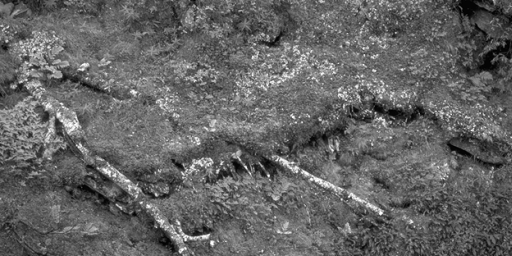
#> input picture new_project/1.tiff, 512 x 256 px, found by its file name
$ python small_project_template.py
#> lines starting #> are read from the running program, lines starting #| are printed output that depends on the picture
import numpy as np
import matplotlib.pyplot as plt
from sklearn.feature_extraction.text import TfidfVectorizer
# image data
X = plt.imread('1.tiff')
#> X is the input picture: shape (256, 512); min 0, max 255, mean 100.3
w = 50
W_array = np.zeros((1300,w**2))
for i in range(100):
    W = X[i:i+w,i:i+w].flatten()
    W_array[i] = W
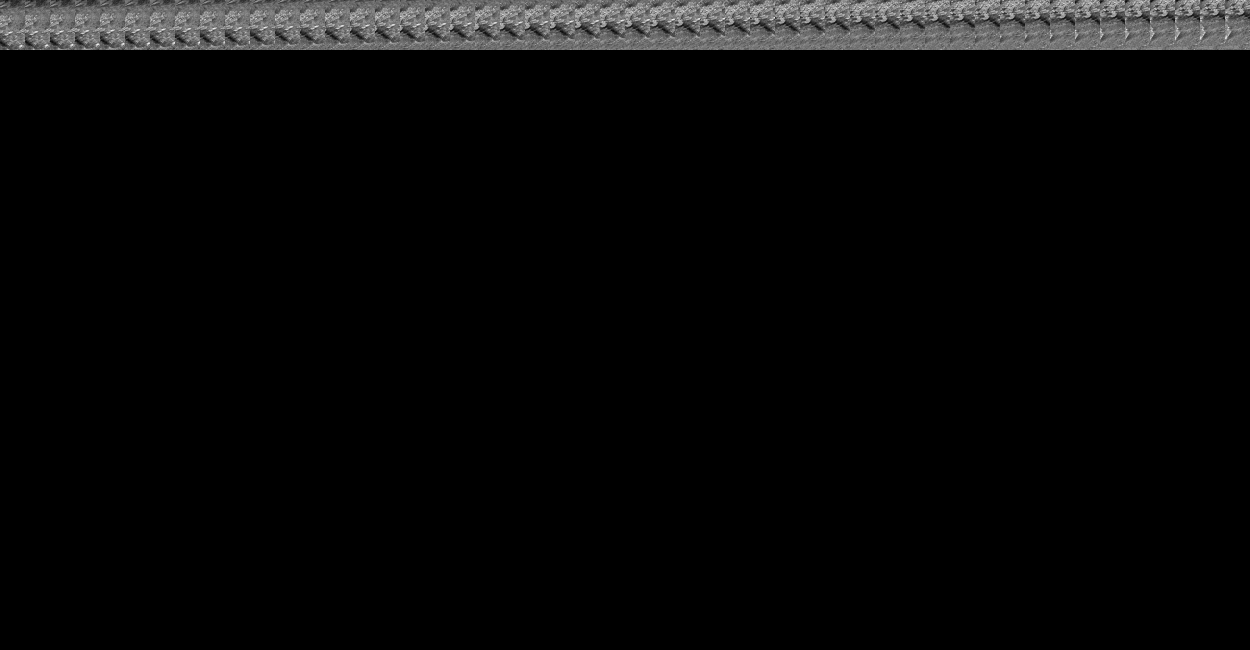
#> W_array: shape (1300, 2500) float64 (shown at 1/2 size); min 0, max 255, mean 8.6

W_array = np.transpose(W_array)
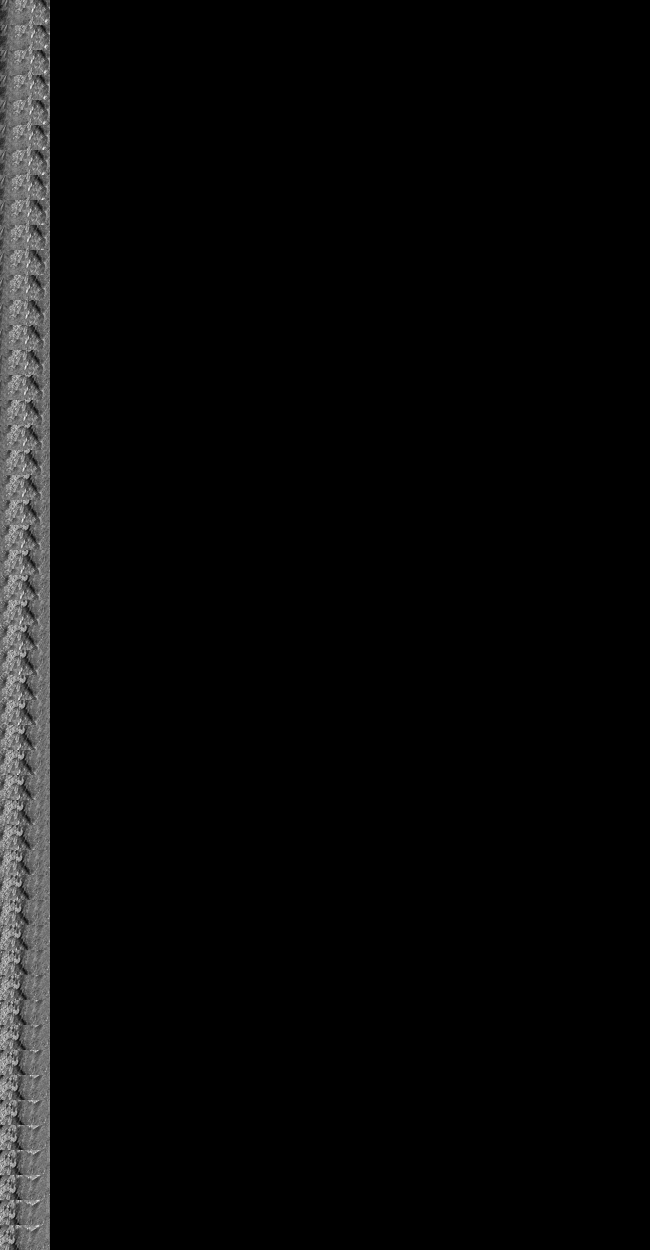
#> W_array: shape (2500, 1300) float64 (shown at 1/2 size); min 0, max 255, mean 8.6
d = W.size
#> d = 2500
print(W_array.shape)
#| (2500, 1300)
# text data
vectorizer = TfidfVectorizer()
#> (the run stopped early here; a loop or call above may not have finished)

$ run again, with new_project/11.tiff copied over new_project/1.tiff
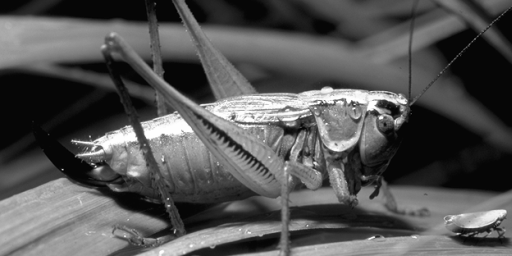
#> input picture new_project/11.tiff, 512 x 256 px, found by its file name
#> X is the input picture: shape (256, 512); min 0, max 254, mean 84.5
#> after the loop `for i in range(100):`:
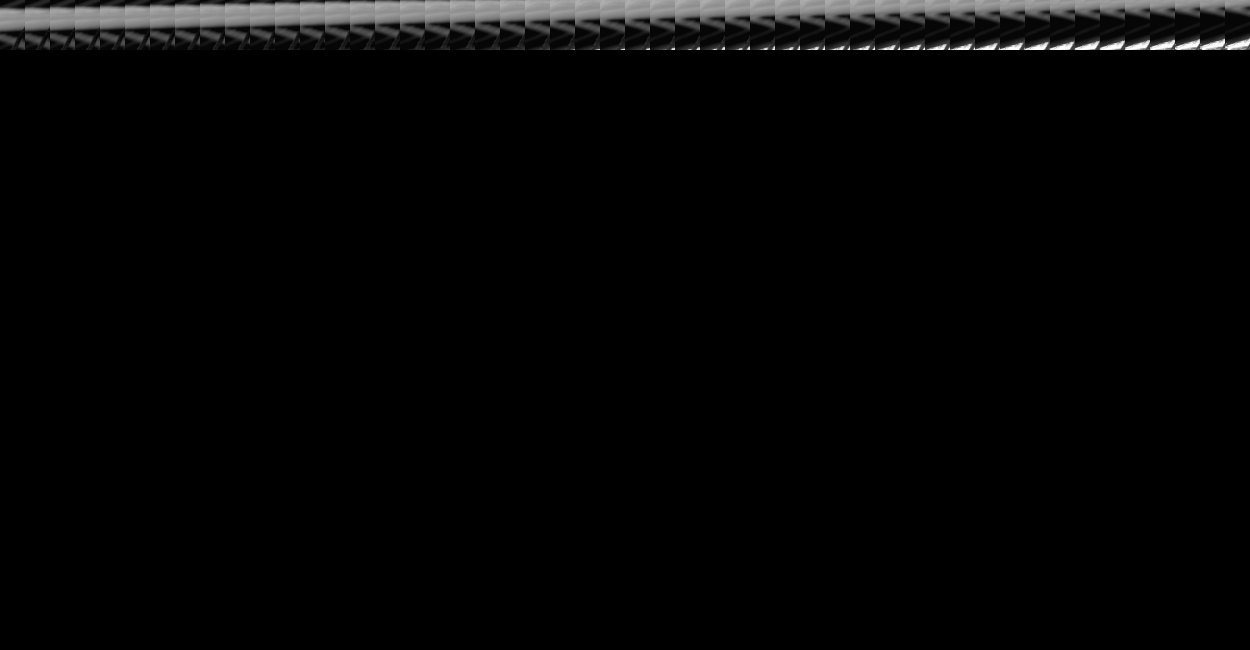
#> W_array: shape (1300, 2500) float64 (shown at 1/2 size); min 0, max 254, mean 5.7
#> `W_array = np.transpose(W_array)`:
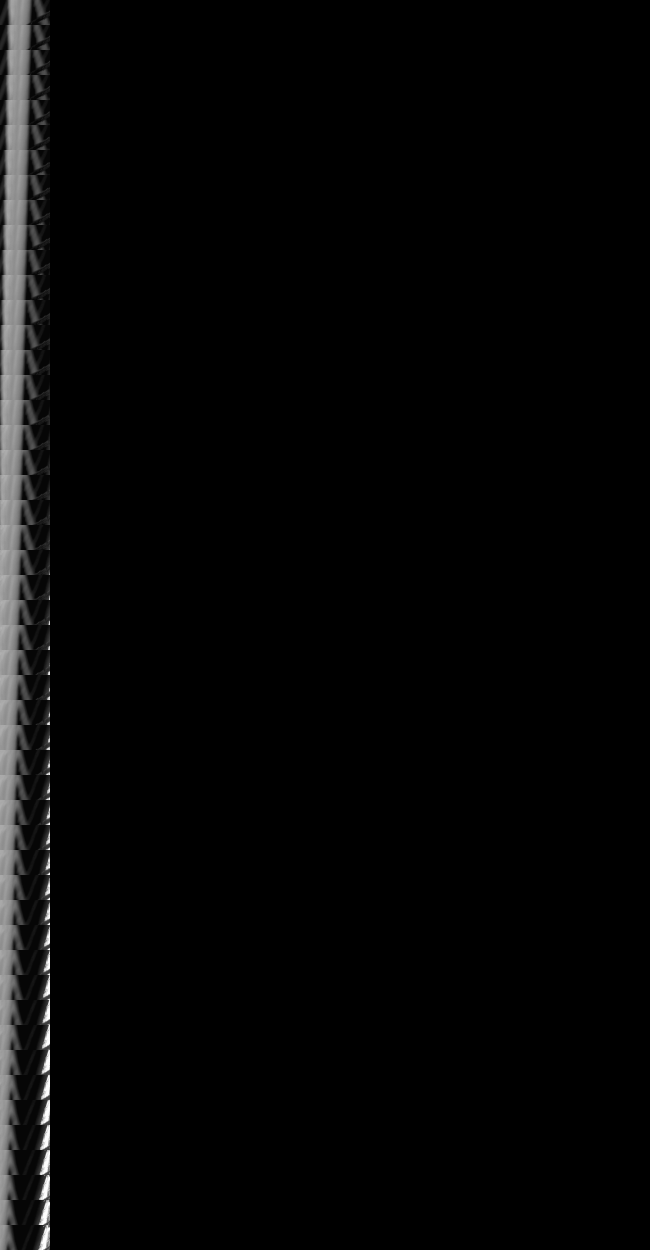
#> W_array: shape (2500, 1300) float64 (shown at 1/2 size); min 0, max 254, mean 5.7
#| (2500, 1300)
